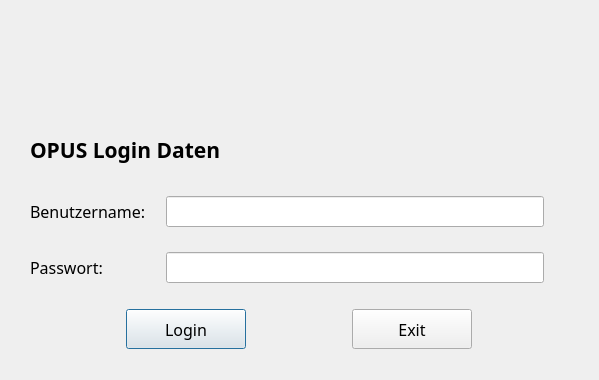
<?xml version="1.0" encoding="UTF-8"?>
<ui version="4.0">
 <class>Dialog</class>
 <widget class="QDialog" name="Dialog">
  <property name="enabled">
   <bool>true</bool>
  </property>
  <property name="geometry">
   <rect>
    <x>0</x>
    <y>0</y>
    <width>599</width>
    <height>380</height>
   </rect>
  </property>
  <property name="sizePolicy">
   <sizepolicy hsizetype="Fixed" vsizetype="Fixed">
    <horstretch>0</horstretch>
    <verstretch>0</verstretch>
   </sizepolicy>
  </property>
  <property name="minimumSize">
   <size>
    <width>599</width>
    <height>380</height>
   </size>
  </property>
  <property name="maximumSize">
   <size>
    <width>599</width>
    <height>380</height>
   </size>
  </property>
  <property name="font">
   <font>
    <family>Source Sans Pro</family>
    <pointsize>12</pointsize>
   </font>
  </property>
  <property name="windowTitle">
   <string>Login</string>
  </property>
  <layout class="QVBoxLayout" name="verticalLayout">
   <property name="spacing">
    <number>7</number>
   </property>
   <property name="leftMargin">
    <number>30</number>
   </property>
   <property name="topMargin">
    <number>15</number>
   </property>
   <property name="rightMargin">
    <number>30</number>
   </property>
   <property name="bottomMargin">
    <number>10</number>
   </property>
   <item>
    <widget class="QLabel" name="LogoImage">
     <property name="minimumSize">
      <size>
       <width>500</width>
       <height>70</height>
      </size>
     </property>
     <property name="maximumSize">
      <size>
       <width>500</width>
       <height>70</height>
      </size>
     </property>
     <property name="font">
      <font>
       <family>Source Sans Pro</family>
       <pointsize>12</pointsize>
      </font>
     </property>
     <property name="text">
      <string/>
     </property>
     <property name="pixmap">
      <pixmap>phydent-logo-2x.png</pixmap>
     </property>
     <property name="scaledContents">
      <bool>false</bool>
     </property>
    </widget>
   </item>
   <item>
    <widget class="QLabel" name="label">
     <property name="maximumSize">
      <size>
       <width>16777215</width>
       <height>40</height>
      </size>
     </property>
     <property name="font">
      <font>
       <family>Source Sans Pro SemiBold</family>
       <pointsize>16</pointsize>
       <weight>75</weight>
       <bold>true</bold>
      </font>
     </property>
     <property name="text">
      <string>OPUS Login Daten</string>
     </property>
    </widget>
   </item>
   <item>
    <layout class="QGridLayout" name="gridLayout">
     <property name="rightMargin">
      <number>25</number>
     </property>
     <property name="horizontalSpacing">
      <number>20</number>
     </property>
     <property name="verticalSpacing">
      <number>25</number>
     </property>
     <item row="1" column="0">
      <widget class="QLabel" name="passlabel">
       <property name="font">
        <font>
         <family>Source Sans Pro</family>
         <pointsize>12</pointsize>
        </font>
       </property>
       <property name="text">
        <string>Passwort:</string>
       </property>
      </widget>
     </item>
     <item row="0" column="0">
      <widget class="QLabel" name="userlabel">
       <property name="font">
        <font>
         <family>Source Sans Pro</family>
         <pointsize>12</pointsize>
        </font>
       </property>
       <property name="text">
        <string>Benutzername:</string>
       </property>
      </widget>
     </item>
     <item row="0" column="1">
      <widget class="QLineEdit" name="userinput">
       <property name="minimumSize">
        <size>
         <width>0</width>
         <height>30</height>
        </size>
       </property>
       <property name="font">
        <font>
         <family>Source Sans Pro</family>
         <pointsize>12</pointsize>
        </font>
       </property>
      </widget>
     </item>
     <item row="1" column="1">
      <widget class="QLineEdit" name="passinpu">
       <property name="minimumSize">
        <size>
         <width>0</width>
         <height>30</height>
        </size>
       </property>
       <property name="font">
        <font>
         <family>Source Sans Pro</family>
         <pointsize>12</pointsize>
        </font>
       </property>
      </widget>
     </item>
    </layout>
   </item>
   <item>
    <layout class="QHBoxLayout" name="horizontalLayout">
     <property name="spacing">
      <number>30</number>
     </property>
     <property name="sizeConstraint">
      <enum>QLayout::SetFixedSize</enum>
     </property>
     <property name="leftMargin">
      <number>20</number>
     </property>
     <property name="rightMargin">
      <number>20</number>
     </property>
     <item>
      <widget class="QPushButton" name="loginbutton">
       <property name="minimumSize">
        <size>
         <width>30</width>
         <height>30</height>
        </size>
       </property>
       <property name="maximumSize">
        <size>
         <width>120</width>
         <height>40</height>
        </size>
       </property>
       <property name="font">
        <font>
         <family>Source Sans Pro</family>
         <pointsize>12</pointsize>
        </font>
       </property>
       <property name="text">
        <string>Login</string>
       </property>
      </widget>
     </item>
     <item>
      <widget class="QPushButton" name="exitbutton">
       <property name="minimumSize">
        <size>
         <width>0</width>
         <height>40</height>
        </size>
       </property>
       <property name="maximumSize">
        <size>
         <width>120</width>
         <height>40</height>
        </size>
       </property>
       <property name="font">
        <font>
         <family>Source Sans Pro</family>
         <pointsize>12</pointsize>
        </font>
       </property>
       <property name="text">
        <string>Exit</string>
       </property>
      </widget>
     </item>
    </layout>
   </item>
  </layout>
 </widget>
 <resources/>
 <connections/>
</ui>
